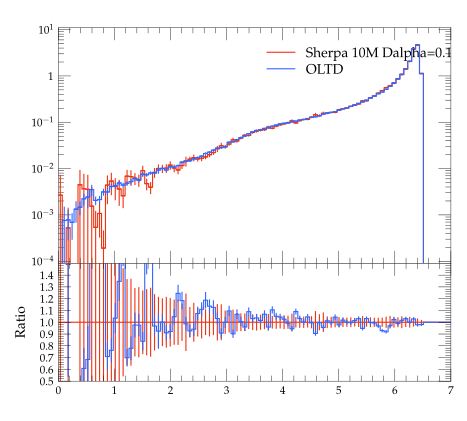

Write the Python code that produced this figure.
#! /usr/bin/env python

# This Python script was auto-generated using YODA v2.0.0.
# Analysis object: /evtb/inc_b_e
# Timestamp: 12-04-2024 (11:12:09)

import matplotlib as mpl
import matplotlib.pyplot as plt
mpl.use('Agg') # comment out for interactive use
import os
import numpy as np

plotDir = os.path.split(os.path.realpath(__file__))[0]
if 'YODA_USER_PLOT_PATH' in globals():
    plot_outdir = globals()['YODA_USER_PLOT_PATH']
else:
    plot_outdir = plotDir

#plot style
plt.style.use(os.path.join(plotDir, '../default.mplstyle'))
# plot metadata
figW, figH = plt.rcParams['figure.figsize']
ax_xLabel = r''
ax_yLabel = r''
ax_title  = r''
ax_xScale = 'linear'
ax_yScale = 'log'
xLims = (0.0, 7.0)
yLims = (9e-05, 11.0)

# TeX-friendly labels for the legend
labels = [ r"Sherpa 10M Dalpha=0.1", r"OLTD" ]

# Create figure and axis objects
fig, (ax, ratio0_ax) = plt.subplots(2, 1, sharex=True,
                  figsize=(figW,figH), gridspec_kw={'height_ratios': (2, 1)})
ratio0_ax.yaxis.set_major_locator(mpl.ticker.MultipleLocator(0.1))
ratio0_ax.set_ylim(0.5, 1.4999)
ratio0_ax.set_ylabel('Ratio')

# LineColor map: curve index -> color
linecolors = {0: '#EE3311', 1: '#3366FF'}
# the numerical data is stored in a separate file
dataf = dict()
prefix = os.path.split(__file__)[0]
if prefix:    prefix = prefix + '/'
exec(open(prefix+'inc_b_e__data.py').read(), dataf)


legend_handles = [] # keep track of handles for the legend

# style options for curves
# starts at zorder>=5 to draw curve on top of legend
styles = {
  'curve0': {
    'color' : linecolors[0],
    'linestyle' : '-',
    'marker' : 'o',
    'zorder' : 5,
    'histstyle' : True,
  },
  'curve1': {
    'color' : linecolors[1],
    'linestyle' : '-',
    'marker' : 'o',
    'zorder' : 6,
    'histstyle' : True,
  },
}
# curve from input yoda files in main panel
for label in dataf['yvals'].keys():
    if all(np.isnan(v) for v in dataf['yvals'][label]):
        continue
    tmp = None
    if styles[label]['histstyle']: # draw as histogram
        tmp, = ax.plot(dataf['xedges'], dataf['yedges'][label],
                       color=styles[label]['color'],
                       linestyle=styles[label]['linestyle'],
                       drawstyle='steps-pre', solid_joinstyle='miter',
                       zorder=styles[label]['zorder'], label=label)
        ax.errorbar(dataf['xpoints'], dataf['yvals'][label], color=styles[label]['color'],
                    xerr=dataf['xerrs'], yerr=[dataf['ydowns'][label], dataf['yups'][label]],
                    linestyle='none', zorder=styles[label]['zorder'])
    else: # draw as scatter
        tmp = ax.errorbar(dataf['xpoints'], dataf['yvals'][label],
                          xerr=dataf['xerrs'],
                          yerr=[ dataf['ydowns'][label],
                          dataf['yups'][label] ],
                          fmt=styles[label]['marker'],
                          ecolor=styles[label]['color'],
                          color=styles[label]['color'], zorder=2)
        tmp[-1][0].set_linestyle(styles[label]['linestyle'])
    legend_handles += [tmp]
    for varLabel in dataf['variation_yvals'].keys():
        if varLabel.startswith(label):
            tmp, = ax.plot(dataf['xedges'], dataf['variation_yvals'][varLabel],
                           color=styles[label]['color'],
                           linestyle=styles[label]['linestyle'],
                           drawstyle='steps-pre', solid_joinstyle='miter',
                           zorder=styles[label]['zorder'], alpha=0.5)


# plots on ratio panel
# curve from input yoda files in ratio panel
for label, yvals in dataf['ratio0_yvals'].items():
    if all(np.isnan(v) for v in yvals):
        continue
    if styles[label]['histstyle']: # plot as histogram
        ratio0_ax.plot(dataf['xedges'], yvals,
                       color=styles[label]['color'],
                       linestyle=styles[label]['linestyle'],
                       drawstyle='steps-pre', zorder=1,
                       solid_joinstyle='miter')
        ratio0_ax.vlines(dataf['xpoints'],
                         dataf['ratio0_ymin'][label],
                         dataf['ratio0_ymax'][label],
                         color=styles[label]['color'], zorder=1)
    else: # plot as scatter
        tmp = ratio0_ax.errorbar(dataf['xpoints'],
                                 yvals, xerr=dataf['xerrs'],
                                 yerr=dataf['ratio0_yerrs'][label],
                                 fmt=styles[label]['marker'],
                                 ecolor=styles[label]['color'],
                                 color=styles[label]['color'])
        tmp[-1][0].set_linestyle(styles[label]['linestyle'])

    for varlabel in dataf['ratio0_variation_vals'].keys():
        if varlabel.startswith(label):
            ratio0_ax.plot(dataf['xedges'],
                            dataf['ratio0_variation_vals'][varlabel],
                            color=styles[label]['color'],
                            linestyle=styles[label]['linestyle'],
                            drawstyle='steps-pre', solid_joinstyle='miter',
                            zorder=1, alpha=0.5)

legend_pos = (0.5, 0.97)
ax.legend(legend_handles, labels, loc='upper left', bbox_to_anchor=legend_pos)

# set plot metadata as defined above
ratio0_ax.set_xlabel(ax_xLabel)
ratio0_ax.xaxis.set_label_coords(1., -.15)
ax.set_ylabel(ax_yLabel, loc='top')
ax.set_title(ax_title, loc='left')
ax.set_xscale(ax_xScale)
ax.set_yscale(ax_yScale)
ax.set_xlim(xLims)
ax.set_ylim(yLims)

# tick formatting
plt.rcParams['xtick.top'] = True
plt.rcParams['ytick.right'] = True
ax.yaxis.set_major_locator(mpl.ticker.LogLocator(base=10.0, numticks=np.inf))
ax.yaxis.set_minor_locator(mpl.ticker.LogLocator(
                           base=10.0, subs=np.arange(0.1, 1, 0.1), numticks=np.inf))
fig.align_ylabels((ax, ratio0_ax))
plt.savefig(os.path.join(plot_outdir, 'inc_b_e.pdf'), format='PDF')
plt.savefig(os.path.join(plot_outdir, 'inc_b_e.png'), format='PNG')

plt.close(fig)
